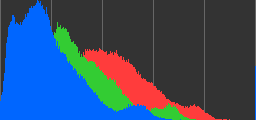

Source code (Python):
# Stolen from http://tophattaylor.blogspot.dk/2009/05/python-rgb-histogram.html
# RGB Hitogram
# This script will create a histogram image based on the RGB content of
# an image. It uses PIL to do most of the donkey work but then we just
# draw a pretty graph out of it.
#
# May 2009,  Scott McDonough, www.scottmcdonough.co.uk
#

import Image, ImageDraw

imagepath = ('../imgs/copenhagen-painting-thumbnail.jpg')  # The image to build the histogram of


histHeight = 120            # Height of the histogram
histWidth = 256             # Width of the histogram
multiplerValue = 1.00       # The multiplier value basically increases
                            # the histogram height so that love values
                            # are easier to see, this in effect chops off
                            # the top of the histogram.
showFstopLines = True       # True/False to hide outline
fStopLines = 5


# Colours to be used
backgroundColor = (51,51,51)    # Background color
lineColor = (102,102,102)       # Line color of fStop Markers 
red = (255,60,60)               # Color for the red lines
green = (51,204,51)             # Color for the green lines
blue = (0,102,255)              # Color for the blue lines

##################################################################################


img = Image.open(imagepath)
hist = img.histogram()
histMax = max(hist)                                     #comon color
xScale = float(histWidth)/len(hist)                     # xScaling
yScale = float((histHeight)*multiplerValue)/histMax     # yScaling 


im = Image.new("RGBA", (histWidth, histHeight), backgroundColor)   
draw = ImageDraw.Draw(im)


# Draw Outline is required
if showFstopLines:    
    xmarker = histWidth/fStopLines
    x =0
    for i in range(1,fStopLines+1):
        draw.line((x, 0, x, histHeight), fill=lineColor)
        x+=xmarker
    draw.line((histWidth-1, 0, histWidth-1, 200), fill=lineColor)
    draw.line((0, 0, 0, histHeight), fill=lineColor)


# Draw the RGB histogram lines
x=0; c=0;
for i in hist:
    if int(i)==0: pass
    else:
        color = red
        if c>255: color = green
        if c>511: color = blue
        draw.line((x, histHeight, x, histHeight-(i*yScale)), fill=color)        
    if x>255: x=0
    else: x+=1
    c+=1

# Now save and show the histogram    
im.save('histogram.png', 'PNG')
im.show()